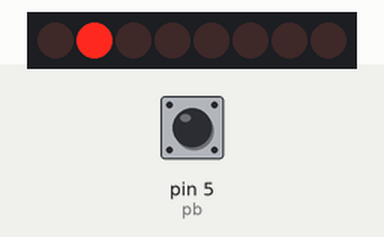
This sketch was run on a simulated Arduino Uno, built with avr-gcc and run on an emulated ATmega328P. Parts: 8 shift-register outputs drawn as a row of LEDs (first output left, lit = HIGH). Wiring (inferred from the names in the program): shift register (74HC595): data pin 2; shift clock pin 4; latch pin 3. Wiring (inferred from the signals the program sends): row of LEDs: on Q0, Q1, Q2, Q3, Q4, Q5, Q6, Q7. The inputs (shaded band) are chosen by the test bench; at power-on: pin 5 (pb) LOW.

Above: at 0.75 s.
1.3 s: pin 5 (pb) driven HIGH
At 1.65 s:
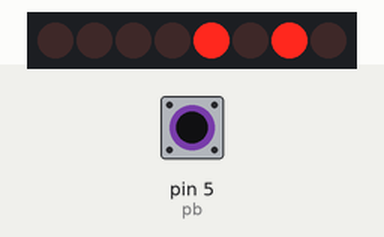
3.9 s: pin 5 (pb) pulsed LOW 2 times (0.12 s each, 0.3 s apart)
At 4.05 s:
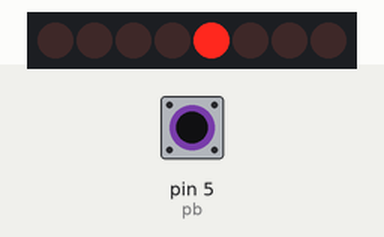
7.5 s: pin 5 (pb) pulsed LOW 5 times (0.12 s each, 0.3 s apart)
At 8.85 s:
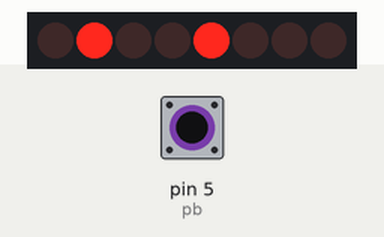
Timing chart, 0 to 16.5 s (numbered marks = the images above; inputs shaded):
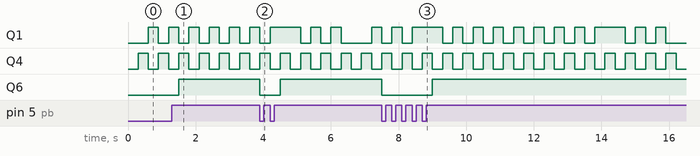

The sketch:

sketch_aug27b.ino
```cpp
const byte pindat = 2;
const byte pinlatch = 3;
const byte pinclock = 4;
const byte pb = 5;
byte data=0x0;
bool state=0,state2=0;
unsigned long waktu;
unsigned long akhir=waktu,akhir2=waktu;
void setup() {
  Serial.begin(9600);
  pinMode(pindat,OUTPUT);
  pinMode(pinclock,OUTPUT);
  pinMode(pb,INPUT);
  pinMode(pinlatch,OUTPUT);
}

void loop() {
  if(digitalRead(pb)){
    bitWrite(data,1,1);
  }else{bitClear(data,1);}
  bounc(20);
if(state){
  bitSet(data,3);
}else{bitClear(data,3);}
  bounc2(100);
if(state2){
  bitSet(data,6);
}else{bitClear(data,6);}
  digitalWrite(pinlatch,0);
  shiftOut(pindat,pinclock,LSBFIRST,data);
  digitalWrite(pinlatch,1);
}
bool bounc(int batas){
  waktu = millis();
  if(waktu - akhir >=batas ){
    akhir = waktu;
    state = !state;
    return true;
  }
  return false;
}
bool bounc2(int batas){
  waktu = millis();
  if(waktu - akhir2 >=batas ){
    akhir2 = waktu;
    state2 = !state;
    return true;
  }
  return false;
}
```
